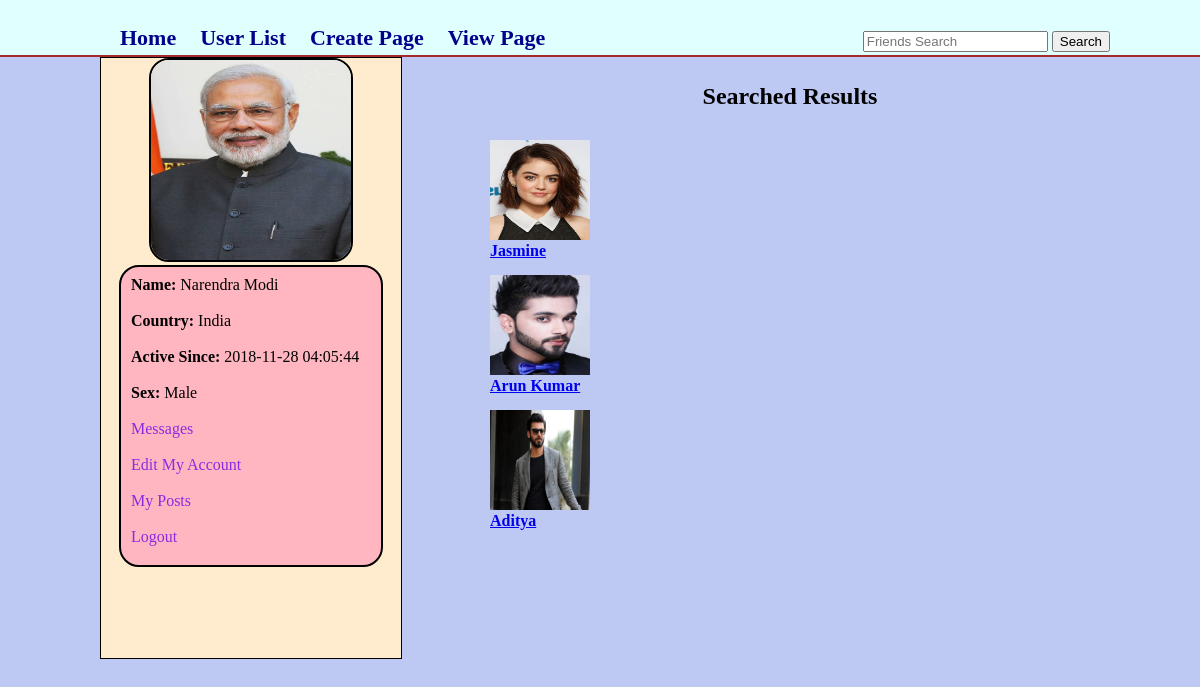
The page /Social/results.php (signed in) on the database its author committed.
### tables this page shows
CREATE TABLE `users` (
  `user_id` int(11) NOT NULL,
  `user_name` varchar(100) NOT NULL,
  `user_pass` varchar(100) NOT NULL,
  `user_email` varchar(100) NOT NULL,
  `user_country` varchar(100) NOT NULL,
  `user_gender` varchar(100) NOT NULL,
  `user_b_day` date NOT NULL,
  `user_image` text NOT NULL,
  `register_date` timestamp NOT NULL DEFAULT CURRENT_TIMESTAMP ON UPDATE CURRENT_TIMESTAMP,
  `last_login` timestamp NOT NULL DEFAULT CURRENT_TIMESTAMP,
  `status` text NOT NULL,
  `posts` text NOT NULL,
  `page` text NOT NULL,
  `today_date` date DEFAULT NULL
);

### Social/results.php (the view, shortened to what this page needs)
<?php
include("includes/connection.php");
if(!isset($_SESSION['user_email'])){
    header("location: index.php");
}
else{
?>
<!DOCTYPE html>
<html>
    <head>
    <link rel="stylesheet" href="styles/home_style.css" media="all" />
    </head>
<body>
    <div class="container">
        <div id="head_wrap">
            <div id="header">
                <ul id ="menu">
                    <li><a href="home.php">Home</a></li>
                    <li><a href="friends.php">User List</a></li>
                    <li><a href="cr_page.php">Create Page</a></li>
                    <li><a href="view_page.php">View Page</a></li>
                </ul>
                <form method="get" action="results.php" id="form1">
                    <input type="text" name="user_query" placeholder="Friends Search"/>
                    <input type="submit" name="search" value="Search"/>
                </form>
            </div>
        </div>
        <div class="content">
            <div id="user_timeline">
                <div id="user_details">
                    <?php
                    $user=$_SESSION['user_email'];
                    $get_user="select * from users where user_email='$user' ";
                    $run_user= mysqli_query($con,$get_user);
                    $row=mysqli_fetch_array($run_user);
                    $user_image = $row['user_image'];
                    $user_id = $row['user_id'];
                    $user_name = $row['user_name'];
                    $user_country = $row['user_country'];
                    $last_login = $row['last_login'];
                    $user_gender = $row['user_gender'];
                    echo"
                        <center><img src='user/user_images/$user_image' width='200' height='200' /></center>
                        <div id='user_mention'>
                        <p><strong>Name:</strong> $user_name</p>
                        <p><strong>Country:</strong> $user_country</p>
                        <p><strong>Active Since: </strong> $last_login</p>
                        <p><strong>Sex:</strong> $user_gender</p>
                        <p><a href='messages.php?u_id=$user_id'>Messages</a></p>
                        <p><a href='edit_profile.php'>Edit My Account</a></p>
                        <p><a href='posts.php'>My Posts</a></p>
                        <p><a href='logout.php'>Logout</a></p>
                        </div>
                    ";
                    ?>
                </div>
            </div>
            <div id="content_timeline">
                    </br><center><h2>  Searched Results </h2></center></br>
                    <?php include("functions/functions_search.php") ?>
            </div>
        </div>
    </div>
</body>
</html>
<?php } ?>

### Social/functions/functions_search.php (shortened to what this page needs)
<?php
global $con;
$get_search ="select * from users where user_name LIKE '$search_req%'ORDER by 1 DESC LIMIT 3";
$run_search = mysqli_query($con,$get_search);
while($row_search=mysqli_fetch_array($run_search)){
    $user_id = $row_search['user_id'];
    $user = "select * from users where user_id = '$user_id' ";
    $run_user = mysqli_query($con,$user);
    $row_user = mysqli_fetch_array($run_user);
    $user_name = $row_user['user_name'];
    $user_image = $row_user['user_image'];
    echo"<div >
    </br><p><img src='user/user_images/$user_image' width='100' height='100'></p>
    <h4><a href='user_profile.php?user_id=$user_id'>$user_name</a></h4>
    </div>
    ";
}
?>

### Social/styles/home_style.css (style rules this page uses)
html, body, div, span, applet, object, iframe, h1, h2, h3, h4, h5, h6, p, blockquote, pre, a, abbr, acronym, address, big, cite, code, del, dfn, em, img, ins, kbd, q, s, samp, small, strike, strong, sub, sup, tt, var, b, u, i, center, dl, dt, dd, ol, ul, li, fieldset, form, label, legend, table, caption, tbody, tfoot, thead, tr, th, td, article, aside, canvas, details, embed, figure, figcaption, footer, header, hgroup, menu, nav, output, ruby, section, summary, time, mark, audio, video { margin: 0; padding: 0; border: 0; }
body { line-height: 1; background-color: rgb(189, 201, 243); }
.container { margin: 0; padding: 0; background-color: seashell; }
#head_wrap { width: 100%; height: 35px; margin: 0 auto; border-bottom: 2px solid brown; padding: 10px; background-color: lightcyan; }
#header { margin: 0 auto; padding: 10px; width: 1000px; height: 1000px; }
#menu { line-height: 35px; padding: 0; margin: 0; float: left; }
#menu li { display: inline; list-style: none; }
#menu a { margin: 5px; padding: 5px; text-decoration: none; color: darkblue; font-weight: bolder; font-size: 22px; }
#form1 { float: right; line-height: 35px; padding-top: 3px; }
.content { width: 1000px; margin: 0 auto; background-color: blanchedalmond }
#user_timeline { background-color: blanchedalmond; width: 300px; float: left; height: 600px; border: 1.3px solid black; }
#user_details img { border:2px solid black; border-radius: 20px; }
#user_details p { margin-bottom: 10px; padding: 5px; }
#user_details a { color: blueviolet; font-optical-sizing: 20px; text-decoration: none; }
#user_mention { background:lightpink; border:2px solid black; border-radius: 20px; width: 250px; margin: 0 auto; padding: 5px; }
#content_timeline { float: right; width: 600px; padding: 10px; }

### rows shown on the page
users: user_image (picture), user_name "Narendra Modi", user_country "India", last_login "2018-11-28 04:05:44", user_gender "Male"
users: user_image (picture), user_name "Jasmine"
users: user_image (picture), user_name "Arun Kumar"
users: user_image (picture), user_name "Aditya"
